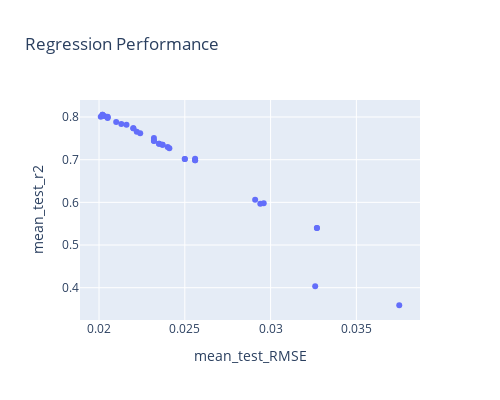

The cell this chart's notebook holds for it:
### Code cell
px.scatter(regression_test.reset_index(), x='mean_test_RMSE', y='mean_test_r2', hover_name = 'index', title = 'Regression Performance', width = 500, height = 400)

### Figure 1 — Plotly figure (JSON) as saved in the notebook; plotly's stock layout.template omitted (floating-point values rounded to 4 significant figures)
{"data": [{"hovertemplate": "<b>%{hovertext}</b><br><br>mean_test_RMSE=%{x}<br>mean_test_r2=%{y}<extra></extra>", "hovertext": ["CDR_net_rf", "CDR_FR_pos_ridge", "CDR_FR_pos_elastic_net", "CDR_FR_pos_rf", "CDR_FR_net_rf", "CDR_FR_pos_lasso", "FR_pos_rf", "CDR_pos_rf", "FR_net_rf", "CDR_FR_neg_rf", "FR_neg_rf", "CDR_FR_net_elastic_net", "CDR_FR_net_ridge", "CDR_FR_net_lasso", "CDR_neg_rf", "FR_pos_lasso", "FR_pos_ridge", "FR_pos_elastic_net", "CDR_pos_elastic_net", "CDR_pos_ridge", "CDR_net_lasso", "CDR_net_elastic_net", "CDR_net_ridge", "CDR_pos_lasso", "FR_net_lasso", "FR_net_elastic_net", "FR_net_ridge", "CDR_FR_neg_lasso", "CDR_FR_neg_elastic_net", "CDR_neg_elastic_net", "CDR_neg_lasso", "CDR_neg_ridge", "CDR_FR_neg_ridge", "FR_neg_lasso", "FR_neg_elastic_net", "FR_neg_ridge"], "legendgroup": "", "marker": {"color": "#636efa", "symbol": "circle"}, "mode": "markers", "name": "", "orientation": "v", "showlegend": false, "type": "scatter", "x": [0.0201, 0.0202, 0.0202, 0.0202, 0.0203, 0.0205, 0.0205, 0.0205, 0.021, 0.0213, 0.0216, 0.022, 0.022, 0.0222, 0.0224, 0.0232, 0.0232, 0.0232, 0.0235, 0.0235, 0.0237, 0.0237, 0.024, 0.0241, 0.025, 0.025, 0.0256, 0.0256, 0.0256, 0.0291, 0.0294, 0.0296, 0.0326, 0.0327, 0.0327, 0.0375], "xaxis": "x", "y": [0.8006, 0.8053, 0.8052, 0.8023, 0.8021, 0.8006, 0.7994, 0.7979, 0.7883, 0.7835, 0.7817, 0.7738, 0.7735, 0.7656, 0.7622, 0.7511, 0.7446, 0.7437, 0.7375, 0.7372, 0.7348, 0.7348, 0.7297, 0.7266, 0.7019, 0.7019, 0.702, 0.6988, 0.6988, 0.6061, 0.5969, 0.5982, 0.4034, 0.5398, 0.5398, 0.3589], "yaxis": "y"}], "layout": {"height": 400, "legend": {"tracegroupgap": 0}, "title": {"text": "Regression Performance"}, "width": 500, "xaxis": {"anchor": "y", "domain": [0, 1], "title": {"text": "mean_test_RMSE"}}, "yaxis": {"anchor": "x", "domain": [0, 1], "title": {"text": "mean_test_r2"}}}}
